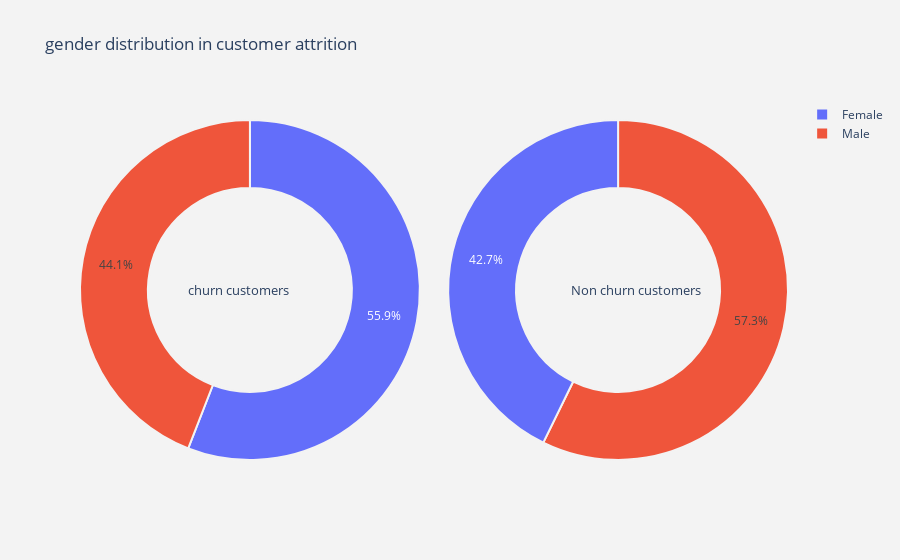

Here is the notebook cell this chart was saved with:
### Markdown cell above
The output above shows us that the among the churned customers those who are are geographycally located in Germay have a high rate of churn with  40% , followed by France with  39.8%  and Spain with  20.3% . For non chun customers France is leading with  52.8% , Spain with  25.9%  and Germany with  21.3% .

### Code cell
# Calling the function for plotting the pie plot for gender column
plot_pie(cat_cols[1])

### Figure 1 — Plotly figure (JSON) as saved in the notebook; plotly's stock layout.template omitted (floating-point values rounded to 4 significant figures)
{"data": [{"domain": {"x": [0, 0.48]}, "hole": 0.6, "hoverinfo": "label+percent+name", "labels": ["Female", "Male"], "marker": {"line": {"color": "rgb(243,243,243)", "width": 2}}, "name": "Churn Customers", "type": "pie", "values": [1139, 898]}, {"domain": {"x": [0.52, 1]}, "hole": 0.6, "hoverinfo": "label+percent+name", "labels": ["Male", "Female"], "marker": {"line": {"color": "rgb(243,243,243)", "width": 2}}, "name": "Non churn customers", "type": "pie", "values": [4559, 3404]}], "layout": {"annotations": [{"font": {"size": 13}, "showarrow": false, "text": "churn customers", "x": 0.15, "y": 0.5}, {"font": {"size": 13}, "showarrow": false, "text": "Non churn customers", "x": 0.88, "y": 0.5}], "paper_bgcolor": "rgb(243,243,243)", "plot_bgcolor": "rgb(243,243,243)", "title": {"text": "gender distribution in customer attrition "}}}
